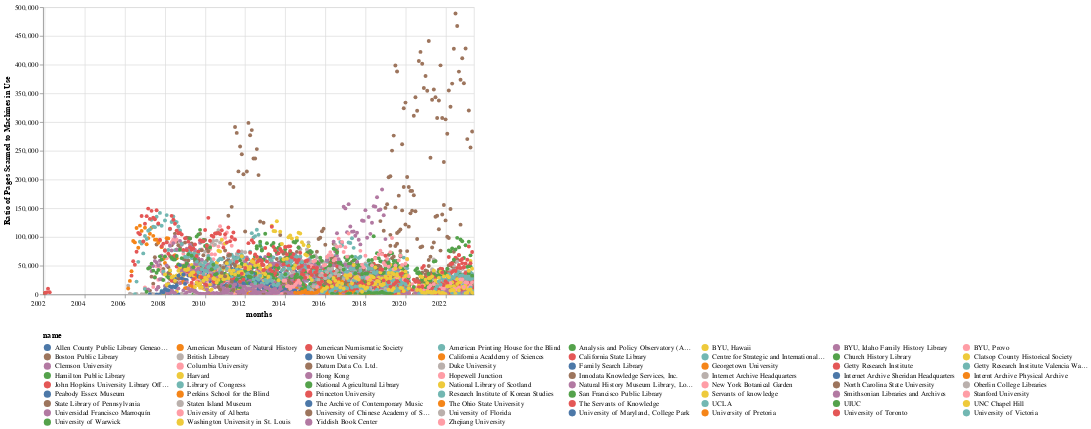

Notebook code cell kept with this figure:
### Code cell
selection = alt.selection_point(fields=['name'], bind='legend')

pages_per_scribe_per_month = alt.Chart(pages_per_scribe_month).mark_circle().encode(
    x= alt.X('month_year:T', axis=alt.Axis(labelAngle=-4), title="months"),
    y= alt.Y('pages_to_machines:Q', title="Ratio of Pages Scanned to Machines in Use"),
    color=alt.Color('name:N', legend=alt.Legend(columns=8, symbolLimit=0)),
    order=alt.Order('name:N',sort='ascending'),
    opacity=alt.condition(selection, alt.value(1), alt.value(0)),
    tooltip=['name:N', 'pages_to_machines:Q', 'month_year:T']
).add_params(selection).configure_legend(
  orient='bottom'
).properties(
    # Adjust chart width and height to match size of legend
    width=600,
    height=400
).interactive()

pages_per_scribe_per_month.save(img_dir + "pages_per_scribe_per_month.html")
pages_per_scribe_per_month.save(img_dir + "pages_per_scribe_per_month.json")
pages_per_scribe_per_month.save(img_dir + "pages_per_scribe_per_month.png")
pages_per_scribe_per_month

### Figure 1 — Vega-Lite specification as saved in the notebook (floating-point values rounded to 4 significant figures; data arrays with more than 128 entries replaced by an {"elided": "..."} marker saying what was removed)
{"config": {"view": {"continuousWidth": 300, "continuousHeight": 300}, "legend": {"orient": "bottom"}}, "data": {"name": "data-1d82fb20db75838eece6f4ba26ce3afd"}, "mark": {"type": "circle"}, "encoding": {"color": {"field": "name", "legend": {"columns": 8, "symbolLimit": 0}, "type": "nominal"}, "opacity": {"condition": {"param": "param_11", "value": 1}, "value": 0}, "order": {"field": "name", "sort": "ascending", "type": "nominal"}, "tooltip": [{"field": "name", "type": "nominal"}, {"field": "pages_to_machines", "type": "quantitative"}, {"field": "month_year", "type": "temporal"}], "x": {"axis": {"labelAngle": -4}, "field": "month_year", "title": "months", "type": "temporal"}, "y": {"field": "pages_to_machines", "title": "Ratio of Pages Scanned to Machines in Use", "type": "quantitative"}}, "height": 400, "params": [{"name": "param_11", "select": {"type": "point", "fields": ["name"]}, "bind": "legend"}, {"name": "param_12", "select": {"type": "interval", "encodings": ["x", "y"]}, "bind": "scales"}], "width": 600, "$schema": "https://vega.github.io/schema/vega-lite/v5.20.1.json", "datasets": {"data-1d82fb20db75838eece6f4ba26ce3afd": {"elided": "4765 records"}}}
